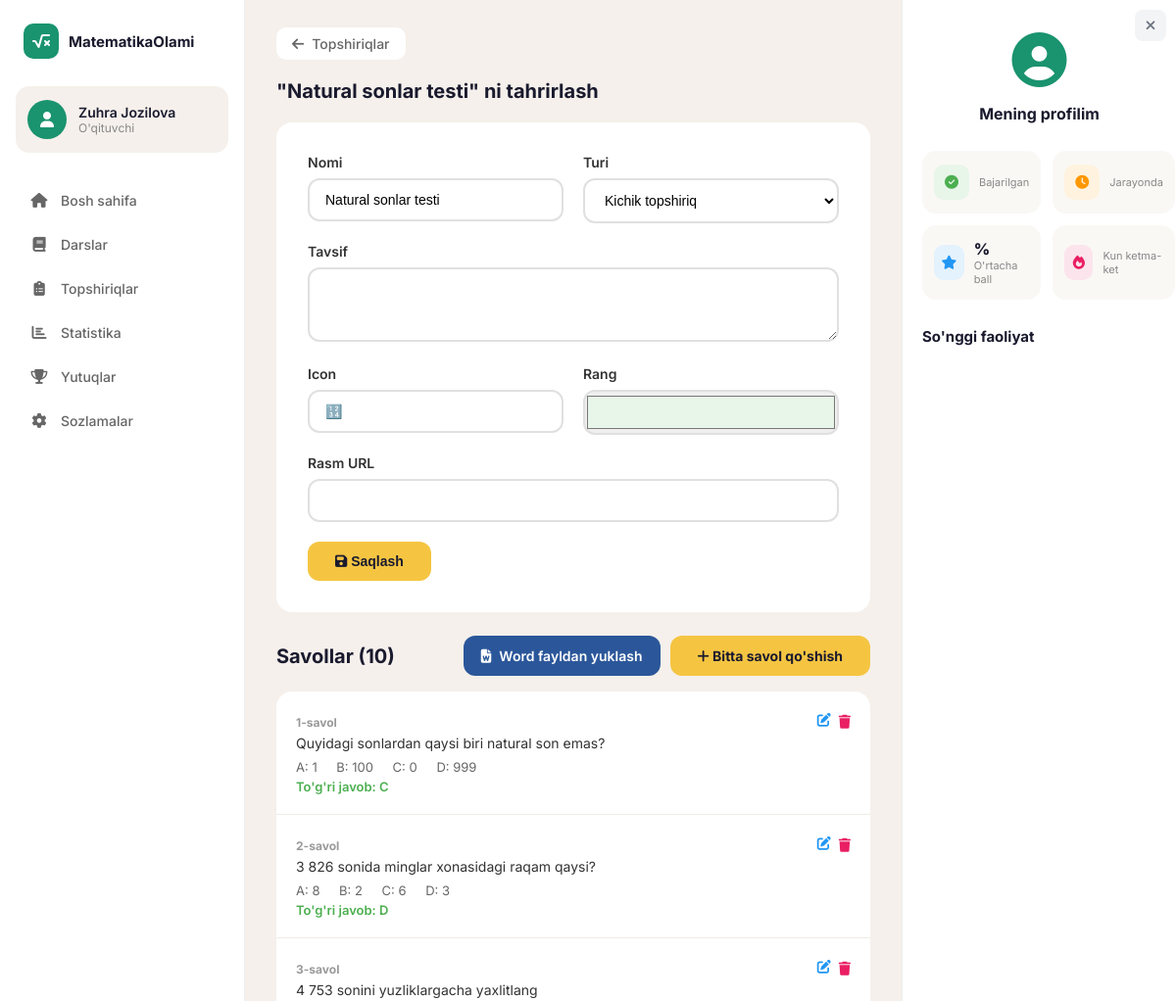
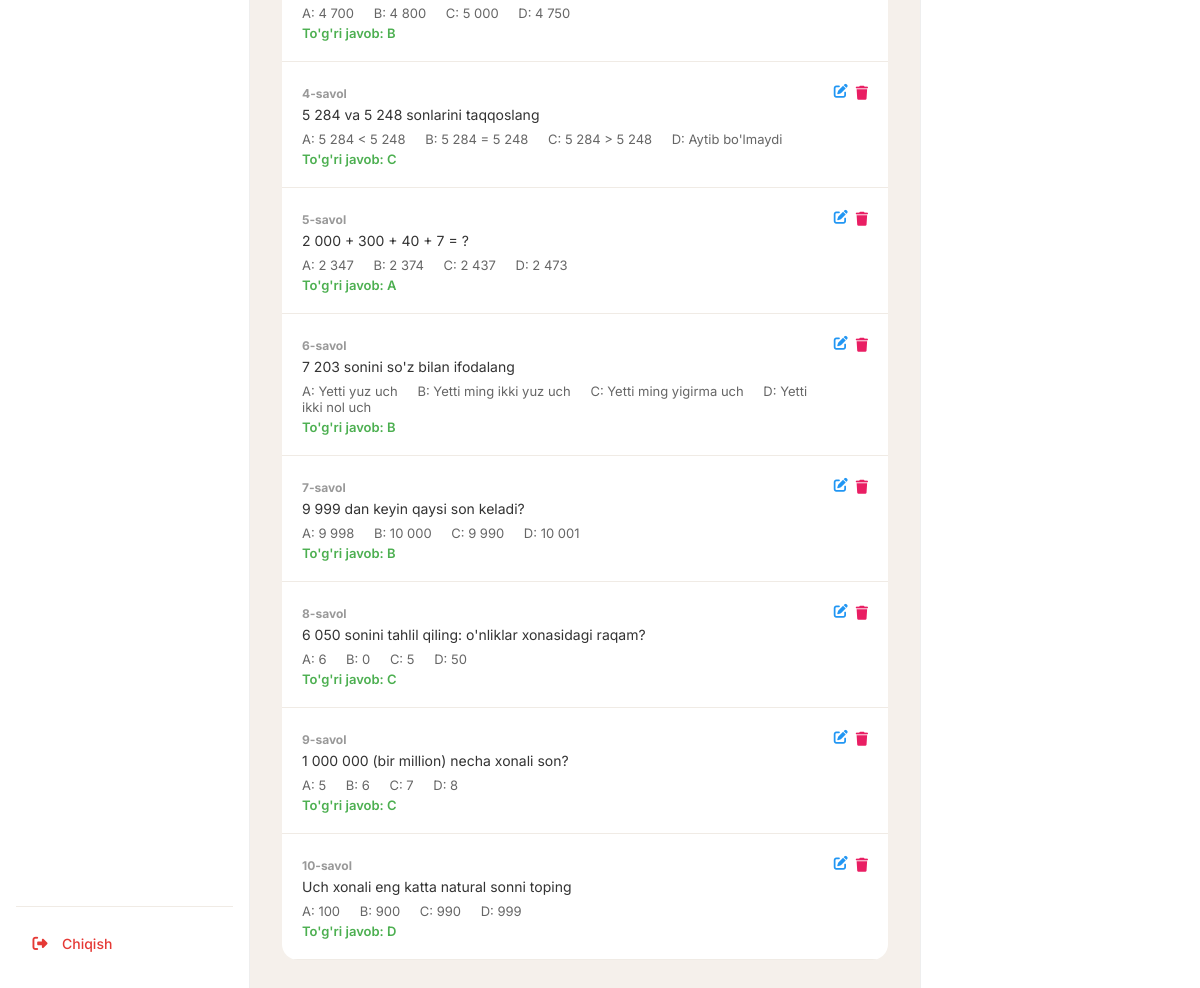
The page /oqituvchi/topshiriq/22/tahrirlash/ (signed in) on the database its author committed (2 pictures, top to bottom).
### apps/models.py (models this page shows, shortened)
class Topshiriq(models.Model):
    TURI_CHOICES = [
        ('kichik', 'Kichik topshiriq'),
        ('pastki', 'Pastki topshiriq'),
    ]
    mavzu = models.ForeignKey(Mavzu, on_delete=models.SET_NULL, null=True, blank=True, related_name='topshiriqlar')
    dars = models.ForeignKey(Dars, on_delete=models.CASCADE, related_name='topshiriqlar', null=True, blank=True)
    nomi = models.CharField(max_length=200)
    tavsif = models.TextField(blank=True)
    icon = models.CharField(max_length=50, blank=True)
    rang = models.CharField(max_length=20, default='#e8f5e9')
    savollar = models.PositiveIntegerField(default=0)
    foiz = models.PositiveIntegerField(default=0)
    progress_rang = models.CharField(max_length=20, blank=True)
    btn_rang = models.CharField(max_length=20, blank=True)
    turi = models.CharField(max_length=20, choices=TURI_CHOICES, default='kichik')
    rasm_url = models.URLField(blank=True)
    tartib = models.PositiveIntegerField(default=0)
    class Meta:
        ordering = ['tartib']
        verbose_name = 'Topshiriq'
        verbose_name_plural = 'Topshiriqlar'

class Savol(models.Model):
    topshiriq = models.ForeignKey(Topshiriq, on_delete=models.CASCADE, related_name='savollar_list')
    savol_matni = models.TextField()
    variant_a = models.CharField(max_length=200)
    variant_b = models.CharField(max_length=200)
    variant_c = models.CharField(max_length=200)
    variant_d = models.CharField(max_length=200)
    togri_javob = models.CharField(max_length=1, choices=[
        ('a', 'A'), ('b', 'B'), ('c', 'C'), ('d', 'D'),
    ])
    izoh = models.TextField(blank=True, help_text="Javob izohi")
    tartib = models.PositiveIntegerField(default=0)
    class Meta:
        ordering = ['tartib']
        verbose_name = 'Savol'
        verbose_name_plural = 'Savollar'

### apps/views.py (the view, shortened to what this page needs)
# urls.py: path('oqituvchi/topshiriq/<int:pk>/tahrirlash/', views.oqituvchi_topshiriq_tahrirlash, name='oqituvchi_topshiriq_tahrirlash'),
@oqituvchi_talab
def oqituvchi_topshiriq_tahrirlash(request, pk):
    topshiriq = get_object_or_404(Topshiriq, pk=pk)
    savollar = topshiriq.savollar_list.all()
    return render(request, 'oqituvchi/topshiriq_forma.html', {
        'sarlavha': f'"{topshiriq.nomi}" ni tahrirlash',
        'topshiriq': topshiriq,
        'savollar': savollar,
    })

### templates/oqituvchi/topshiriq_forma.html (shortened to what this page needs)
{% extends 'base.html' %}
{% block content %}
<div class="detail-nav">
    <a href="{% url 'topshiriqlar' %}" class="detail-back-btn">
        <i class="fas fa-arrow-left"></i> Topshiriqlar
    </a>
</div>
<h1 class="section-title">{{ sarlavha }}</h1>
<div style="background: #fff; border-radius: 16px; padding: 32px; margin-bottom: 24px;">
    <form method="post">
        <div style="display: grid; grid-template-columns: 1fr 1fr; gap: 20px; margin-bottom: 20px;">
            <div>
                <label style="display: block; font-size: 14px; font-weight: 600; margin-bottom: 8px; color: #333;">Nomi</label>
                <input type="text" name="nomi" value="{{ topshiriq.nomi|default:'' }}" required
                    style="width: 100%; padding: 12px 16px; border: 2px solid #e0e0e0; border-radius: 12px; font-size: 14px; outline: none;">
            </div>
            <div>
                <label style="display: block; font-size: 14px; font-weight: 600; margin-bottom: 8px; color: #333;">Turi</label>
                <select name="turi"
                    style="width: 100%; padding: 12px 16px; border: 2px solid #e0e0e0; border-radius: 12px; font-size: 14px; outline: none; background: #fff;">
                    <option value="kichik" {% if topshiriq.turi == 'kichik' %}selected{% endif %}>Kichik topshiriq</option>
                </select>
            </div>
        </div>
        <div style="margin-bottom: 20px;">
            <label style="display: block; font-size: 14px; font-weight: 600; margin-bottom: 8px; color: #333;">Tavsif</label>
            <textarea name="tavsif" rows="3"
                style="width: 100%; padding: 12px 16px; border: 2px solid #e0e0e0; border-radius: 12px; font-size: 14px; outline: none; resize: vertical;">{{ topshiriq.tavsif|default:'' }}</textarea>
        </div>
        <div style="display: grid; grid-template-columns: 1fr 1fr; gap: 20px; margin-bottom: 20px;">
            <div>
                <label style="display: block; font-size: 14px; font-weight: 600; margin-bottom: 8px; color: #333;">Icon</label>
                <input type="text" name="icon" value="{{ topshiriq.icon|default:'fas fa-list-check' }}"
                    style="width: 100%; padding: 12px 16px; border: 2px solid #e0e0e0; border-radius: 12px; font-size: 14px; outline: none;">
            </div>
            <div>
                <label style="display: block; font-size: 14px; font-weight: 600; margin-bottom: 8px; color: #333;">Rang</label>
                <input type="color" name="rang" value="{{ topshiriq.rang|default:'#e8f5e9' }}"
                    style="width: 100%; height: 46px; border: 2px solid #e0e0e0; border-radius: 12px; outline: none; cursor: pointer;">
            </div>
        </div>
        <div style="margin-bottom: 20px;">
            <label style="display: block; font-size: 14px; font-weight: 600; margin-bottom: 8px; color: #333;">Rasm URL</label>
            <input type="url" name="rasm_url" value="{{ topshiriq.rasm_url|default:'' }}"
                style="width: 100%; padding: 12px 16px; border: 2px solid #e0e0e0; border-radius: 12px; font-size: 14px; outline: none;">
        </div>
        <button type="submit" class="btn-primary" style="border: none; cursor: pointer;">
            <i class="fas fa-save"></i> Saqlash
        </button>
    </form>
</div>
{% if topshiriq %}
<div style="display:flex; justify-content:space-between; align-items:center; margin-bottom:16px; flex-wrap:wrap; gap:10px;">
    <h2 class="section-title" style="margin-bottom:0;">Savollar ({{ savollar.count }})</h2>
    <div style="display:flex; gap:10px; flex-wrap:wrap;">
        <a href="{% url 'oqituvchi_savollar_import' topshiriq.pk %}" style="
            display:inline-flex; align-items:center; gap:8px;
            padding:10px 18px; background:#2b579a; color:#fff;
            border-radius:12px; font-size:14px; font-weight:600;
            text-decoration:none; transition:opacity 0.2s;">
            <i class="fas fa-file-word"></i> Word fayldan yuklash
        </a>
        <a href="{% url 'oqituvchi_savol_qoshish' topshiriq.pk %}" class="btn-primary" style="border:none; cursor:pointer;">
            <i class="fas fa-plus"></i> Bitta savol qo'shish
        </a>
    </div>
</div>
{% if savollar %}
<div style="background: #fff; border-radius: 16px; overflow: hidden;">
    {% for savol in savollar %}
    <div style="padding: 20px; border-bottom: 1px solid #f0ebe5;">
        <div style="display: flex; justify-content: space-between; align-items: flex-start;">
            <div style="flex: 1;">
                <span style="font-size: 12px; font-weight: 700; color: #999;">{{ forloop.counter }}-savol</span>
                <p style="margin-top: 4px; font-size: 14px; color: #333;">{{ savol.savol_matni }}</p>
                <div style="margin-top: 8px; font-size: 13px; color: #666;">
                    <span style="margin-right: 16px;">A: {{ savol.variant_a }}</span>
                    <span style="margin-right: 16px;">B: {{ savol.variant_b }}</span>
                    <span style="margin-right: 16px;">C: {{ savol.variant_c }}</span>
                    <span>D: {{ savol.variant_d }}</span>
                </div>
                <p style="margin-top: 4px; font-size: 13px; color: #4caf50; font-weight: 600;">
                    To'g'ri javob: {{ savol.togri_javob|upper }}
                </p>
            </div>
            <div style="display: flex; gap: 8px; margin-left: 16px;">
                <a href="{% url 'oqituvchi_savol_tahrirlash' savol.pk %}" style="color: #2196f3; text-decoration: none; font-size: 14px;">
                    <i class="fas fa-edit"></i>
                </a>
                <form method="post" action="{% url 'oqituvchi_savol_ochirish' savol.pk %}" style="display: inline;" onsubmit="return confirm('Savolni o\'chirmoqchimisiz?')">
                    <button type="submit" style="background: none; border: none; color: #e91e63; cursor: pointer; font-size: 14px;">
                        <i class="fas fa-trash"></i>
                    </button>
                </form>
            </div>
        </div>
    </div>
    {% endfor %}
</div>
{% else %}
<div style="background: #fff; border-radius: 16px; padding: 40px; text-align: center;">
    <p style="color: #999;"><i class="fas fa-inbox" style="font-size: 32px; display: block; margin-bottom: 12px;"></i>Hali savol qo'shilmagan</p>
</div>
{% endif %}
{% endif %}
{% endblock %}

### templates/base.html (shortened to what this page needs)
{% load static %}
<!DOCTYPE html>
<html lang="uz">
<head>
    <link rel="stylesheet" href="{% static 'css/style.css' %}">
    <link rel="stylesheet" href="https://cdnjs.cloudflare.com/ajax/libs/font-awesome/6.5.0/css/all.min.css">
</head>
<body>
    <div class="layout">
        <aside class="sidebar">
            <div class="sidebar-logo">
                <div class="logo-icon">
                    <i class="fas fa-square-root-variable"></i>
                </div>
                <span class="logo-text">MatematikaOlami</span>
            </div>
            <div class="user-card">
                <div class="user-avatar">
                    <i class="fas fa-user"></i>
                </div>
                <div class="user-info">
                    {% if user.is_authenticated %}
                    <span class="user-name">{{ user.first_name }} {{ user.last_name }}</span>
                    <span class="user-role">{% if user.profil.rol == 'oqituvchi' %}O'qituvchi{% else %}O'quvchi{% endif %}</span>
                    {% else %}
                    <span class="user-name">Mehmon</span>
                    <span class="user-role">Kirish kerak</span>
                    {% endif %}
                </div>
            </div>
            <nav class="sidebar-nav">
                <a href="{% url 'bosh_sahifa' %}" class="nav-item {% if request.resolver_match.url_name == 'bosh_sahifa' %}active{% endif %}">
                    <i class="fas fa-home"></i>
                    <span>Bosh sahifa</span>
                </a>
                <a href="{% url 'darslar' %}" class="nav-item {% if request.resolver_match.url_name == 'darslar' %}active{% endif %}">
                    <i class="fas fa-book"></i>
                    <span>Darslar</span>
                </a>
                <a href="{% url 'topshiriqlar' %}" class="nav-item {% if request.resolver_match.url_name == 'topshiriqlar' %}active{% endif %}">
                    <i class="fas fa-clipboard-list"></i>
                    <span>Topshiriqlar</span>
                </a>
                <a href="{% url 'statistika' %}" class="nav-item {% if request.resolver_match.url_name == 'statistika' %}active{% endif %}">
                    <i class="fas fa-chart-bar"></i>
                    <span>Statistika</span>
                </a>
                <a href="{% url 'yutuqlar' %}" class="nav-item {% if request.resolver_match.url_name == 'yutuqlar' %}active{% endif %}">
                    <i class="fas fa-trophy"></i>
                    <span>Yutuqlar</span>
                </a>
                <a href="{% url 'sozlamalar' %}" class="nav-item {% if request.resolver_match.url_name == 'sozlamalar' %}active{% endif %}">
                    <i class="fas fa-cog"></i>
                    <span>Sozlamalar</span>
                </a>
            </nav>
            <div class="user-actions">
                {% if user.is_authenticated %}
                <a href="{% url 'chiqish' %}" class="nav-item nav-item-logout">
                    <i class="fas fa-sign-out-alt"></i>
                    <span>Chiqish</span>
                </a>
                {% else %}
                <a href="{% url 'kirish' %}" class="nav-item">
                    <i class="fas fa-sign-in-alt"></i>
                    <span>Kirish</span>
                </a>
                {% endif %}
            </div>
        </aside>
        <main class="main-content">
            {% block content %}{% endblock %}
        </main>
        <aside class="right-sidebar" id="rightSidebar">
            <button id="rightSidebarClose" class="right-sidebar-close-btn" title="Yopish" aria-label="Yopish">
                <i class="fas fa-times"></i>
            </button>
            <div class="profile-section">
                <div class="profile-avatar">
                    <i class="fas fa-user-circle"></i>
                </div>
                <h3>Mening profilim</h3>
            </div>
            {% block right_sidebar %}
            <div class="stats-grid">
                <div class="stat-item">
                    <div class="stat-icon" style="background: #e8f5e9; color: #4caf50;">
                        <i class="fas fa-check-circle"></i>
                    </div>
                    <div class="stat-info">
                        <span class="stat-label">Bajarilgan</span>
                    </div>
                </div>
                <div class="stat-item">
                    <div class="stat-icon" style="background: #fff3e0; color: #ff9800;">
                        <i class="fas fa-clock"></i>
                    </div>
                    <div class="stat-info">
                        <span class="stat-label">Jarayonda</span>
                    </div>
                </div>
                <div class="stat-item">
                    <div class="stat-icon" style="background: #e3f2fd; color: #2196f3;">
                        <i class="fas fa-star"></i>
                    </div>
                    <div class="stat-info">
                        <span class="stat-value">{{ stat.ortacha_ball_foiz }}%</span>
                        <span class="stat-label">O'rtacha ball</span>
                    </div>
                </div>
                <div class="stat-item">
                    <div class="stat-icon" style="background: #fce4ec; color: #e91e63;">
                        <i class="fas fa-fire"></i>
                    </div>
                    <div class="stat-info">
                        <span class="stat-label">Kun ketma-ket</span>
                    </div>
                </div>
            </div>
            <div class="recent-activity">
                <h4>{% block activity_title %}So'nggi faoliyat{% endblock %}</h4>
            </div>
            {% endblock %}
        </aside>
    </div>
</body>
</html>

### rows shown on the page
Topshiriq: nomi "Natural sonlar testi", turi "Kichik topshiriq", icon "🔢", rang "#e8f5e9", count "10"
Savol: savol_matni "Quyidagi sonlardan qaysi biri natural son emas?", variant_a "1", variant_b "100", variant_c "0", variant_d "999", togri_javob "C"
Savol: savol_matni "3 826 sonida minglar xonasidagi raqam qaysi?", variant_a "8", variant_b "2", variant_c "6", variant_d "3", togri_javob "D"
Savol: savol_matni "4 753 sonini yuzliklargacha yaxlitlang", variant_a "4 700", variant_b "4 800", variant_c "5 000", variant_d "4 750", togri_javob "B"
Savol: savol_matni "5 284 va 5 248 sonlarini taqqoslang", variant_a "5 284 < 5 248", variant_b "5 284 = 5 248", variant_c "5 284 > 5 248", variant_d "Aytib bo'lmaydi", togri_javob "C"
Savol: savol_matni "2 000 + 300 + 40 + 7 = ?", variant_a "2 347", variant_b "2 374", variant_c "2 437", variant_d "2 473", togri_javob "A"
Savol: savol_matni "7 203 sonini so'z bilan ifodalang", variant_a "Yetti yuz uch", variant_b "Yetti ming ikki yuz uch", variant_c "Yetti ming yigirma uch", variant_d "Yetti ikki nol uch", togri_javob "B"
Savol: savol_matni "9 999 dan keyin qaysi son keladi?", variant_a "9 998", variant_b "10 000", variant_c "9 990", variant_d "10 001", togri_javob "B"
Savol: savol_matni "6 050 sonini tahlil qiling: o'nliklar xonasidagi raqam?", variant_a "6", variant_b "0", variant_c "5", variant_d "50", togri_javob "C"
Savol: savol_matni "1 000 000 (bir million) necha xonali son?", variant_a "5", variant_b "6", variant_c "7", variant_d "8", togri_javob "C"
Savol: savol_matni "Uch xonali eng katta natural sonni toping", variant_a "100", variant_b "900", variant_c "990", variant_d "999", togri_javob "D"

### other values the page prints
{{ user.first_name }} "Zuhra"
{{ user.last_name }} "Jozilova"
{{ sarlavha }} "\"Natural sonlar testi\" ni tahrirlash"
